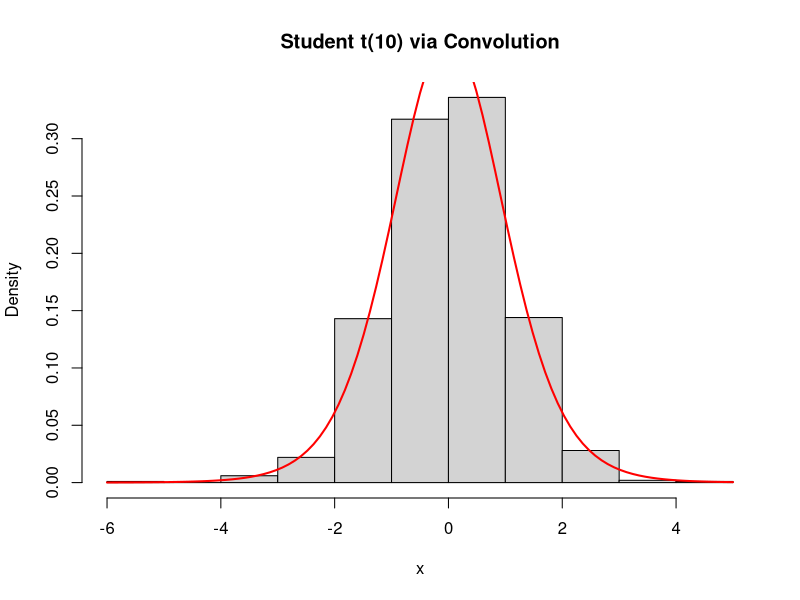
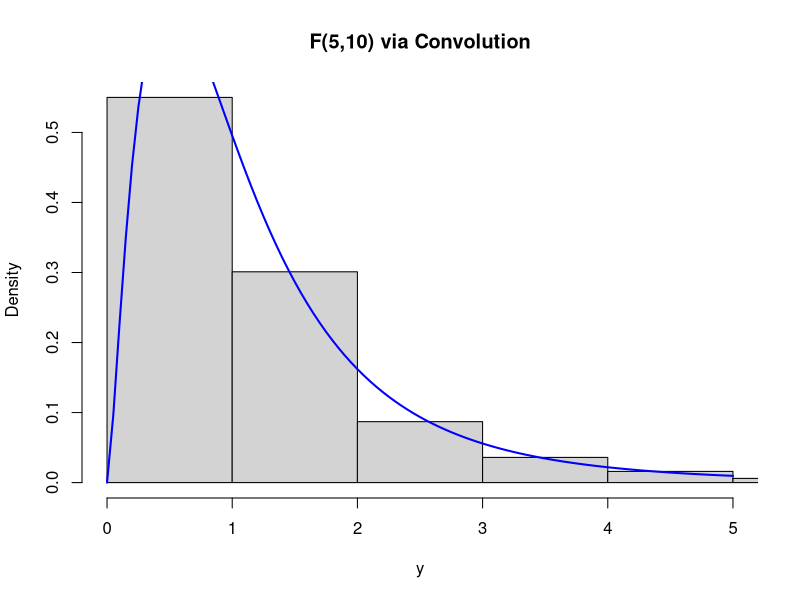

These figures' R source, in order:

rt_convolution <- function(n, size = 1) {
  t_values <- numeric(size)
  
  for (k in 1:size) {
    # Step 1: Generate Z ~ N(0,1)
    Z <- rnorm(1)
    
    # Step 2: Generate n independent N(0,1) variables
    Zi <- rnorm(n)
    
    # Step 3: n-fold convolution (chi-square)
    V <- sum(Zi^2)
    
    # Step 4: Student's t variable
    t_values[k] <- Z / sqrt(V / n)
  }
  
  return(t_values)
}
rt(1000, df = 10)   # Built-in Student t

set.seed(123)
x <- rt_convolution(n = 10, size = 1000)

hist(x, probability = TRUE, main = "Student t(10) via Convolution")
curve(dt(x, df = 10), add = TRUE, col = "red", lwd = 2)

rf_convolution <- function(n, m, size = 1) {
  f_values <- numeric(size)
  
  for (k in 1:size) {
    # Step 1: Generate n standard normals
    Xi <- rnorm(n)
    U <- sum(Xi^2)   # n-fold convolution
    
    # Step 2: Generate m standard normals
    Yj <- rnorm(m)
    V <- sum(Yj^2)   # m-fold convolution
    
    # Step 3: Fisher F variable
    f_values[k] <- (U / n) / (V / m)
  }
  
  return(f_values)
}

set.seed(123)
y <- rf_convolution(n = 5, m = 10, size = 1000)

hist(y, probability = TRUE, main = "F(5,10) via Convolution", xlim = c(0, 5))
curve(df(x, df1 = 5, df2 = 10), add = TRUE, col = "blue", lwd = 2)


rf(1000, df1 = 5, df2 = 10)  # Built-in F
